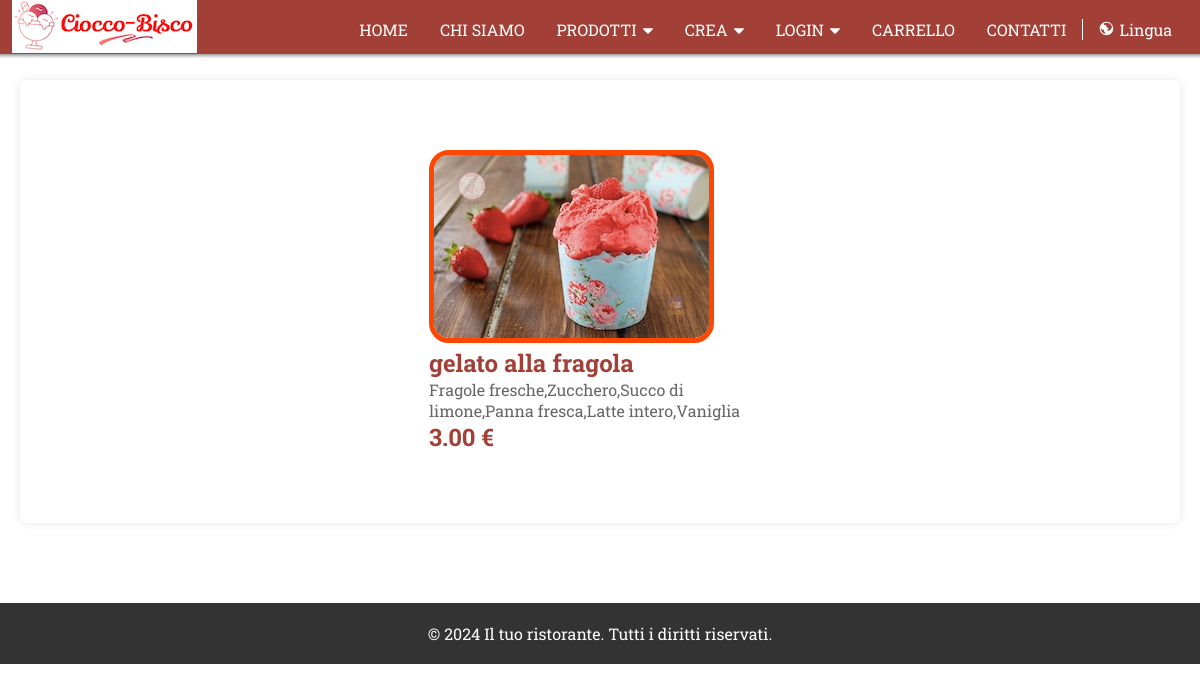
Page /progettoPHP/ingredienti.php?gusto=fragola on the committed database.
### tables this page shows
CREATE TABLE `gusti` (
  `id` int(11) unsigned NOT NULL AUTO_INCREMENT,
  `g_nome` varchar(40) NOT NULL,
  `g_titolo` varchar(255) NOT NULL,
  `g_desc` varchar(255) NOT NULL,
  `g_prezzo` decimal(10,2) NOT NULL,
  `g_moneta` varchar(11) NOT NULL,
  `g_name` varchar(40) NOT NULL,
  `g_title` varchar(255) NOT NULL,
  `g_descr` varchar(255) NOT NULL,
  `g_price` decimal(10,2) NOT NULL,
  `g_money` varchar(11) NOT NULL,
  `g_image` varchar(200) NOT NULL,
  `g_tipo` int(11) NOT NULL,
  PRIMARY KEY (`id`)
);

### progettoPHP/ingredienti.php (the view, shortened to what this page needs)
<!DOCTYPE html>
<html lang="it">
<?php include 'header.php'; ?>
<body>
  <div class="container">
    <div class="contenuto">
      <div class="column-gusti">
        <?php
        $nomegusto = $_GET['gusto'];
        $query = "SELECT * FROM gusti where g_nome='$nomegusto';";
        $result = $Dbconn->query($query);
        while ($row = $result->fetch_assoc()) {
          $titolo = $row['g_titolo'];
          $descrizione = $row['g_desc'];
          $prezzo = $row['g_prezzo'];
          $moneta = $row['g_moneta'];
          $imagePath = $row['g_image'];
          echo '<img src="' . $imagePath . '" alt="Immagine">';
          echo "<h1>$titolo</h1>";
          echo "<p> $descrizione</p>";
          echo "<h1>$prezzo  $moneta</h1>";
        }
        ?>
      </div>
    </div>
  </div>
</body>
<?php include 'footer.php'; ?>
</html>

### progettoPHP/style.css (style rules this page uses)
html, body, div, span, applet, object, iframe, h1, h2, h3, h4, h5, h6, p, blockquote, pre, a, abbr, acronym, address, big, cite, code, del, dfn, em, font, img, ins, kbd, q, s, samp, small, strike, strong, sub, sup, tt, var, b, u, i, center, dl, dt, dd, ol, ul, li, fieldset, form, label, legend, table, caption, tbody, tfoot, thead, tr, th, td, video { margin: 0; padding: 0; border: 0; outline: 0; font-size: 100%; vertical-align: baseline; background: transparent; }
img { max-width: 100%; height: auto; }
html,body { font-family: 'Roboto Slab', serif; color:#666 ; height:100%; width:100%; }
h1 { font-size: 1.5em; text-align:left; font-weight: bold; color:#A24038; }
.container .contenuto { max-width:1200px; padding: 70px 10px; margin: 20px auto; justify-content: space-evenly; background-color: #fff; border-radius: 5px; box-shadow: 0 0 10px rgba(0, 0, 0, 0.1); display: flex; }
.container { max-width: 2000px; padding: 60px 20px; background-color: #fff; border-radius: 5px; }
.container .contenuto .column-gusti { flex-basis: 30%; }
.container .contenuto .column-gusti img { color: #B3453E ; max-width: 100%; height: auto; border: 5px solid #ff4704; border-radius: 20px; }

### rows in the picture
gusti: g_image (picture), g_titolo "gelato alla fragola", g_desc "Fragole fresche,Zucchero,Succo di limone,Panna fresca,Latte intero,Vaniglia", g_prezzo "3.00", g_moneta "€"
